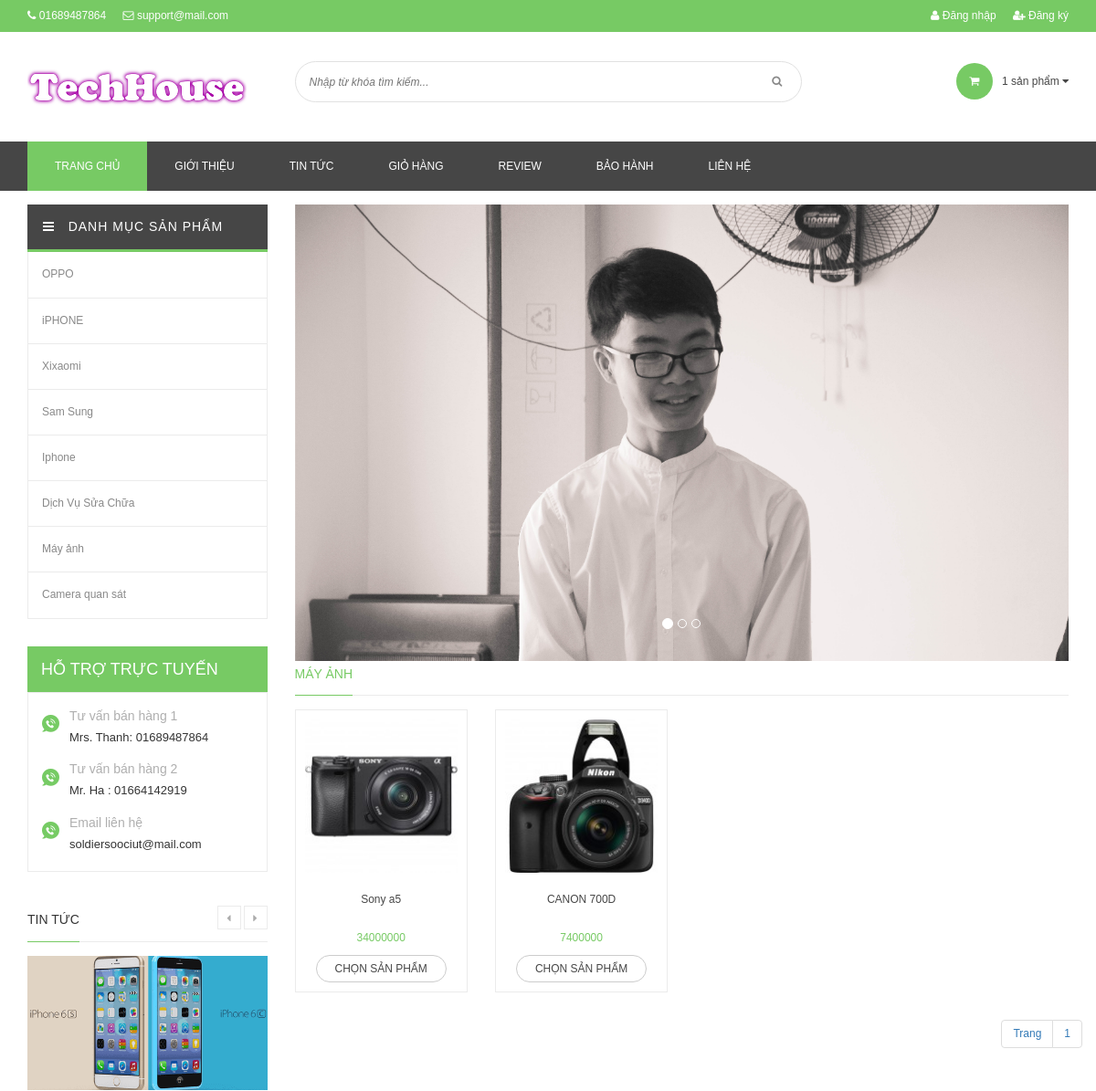
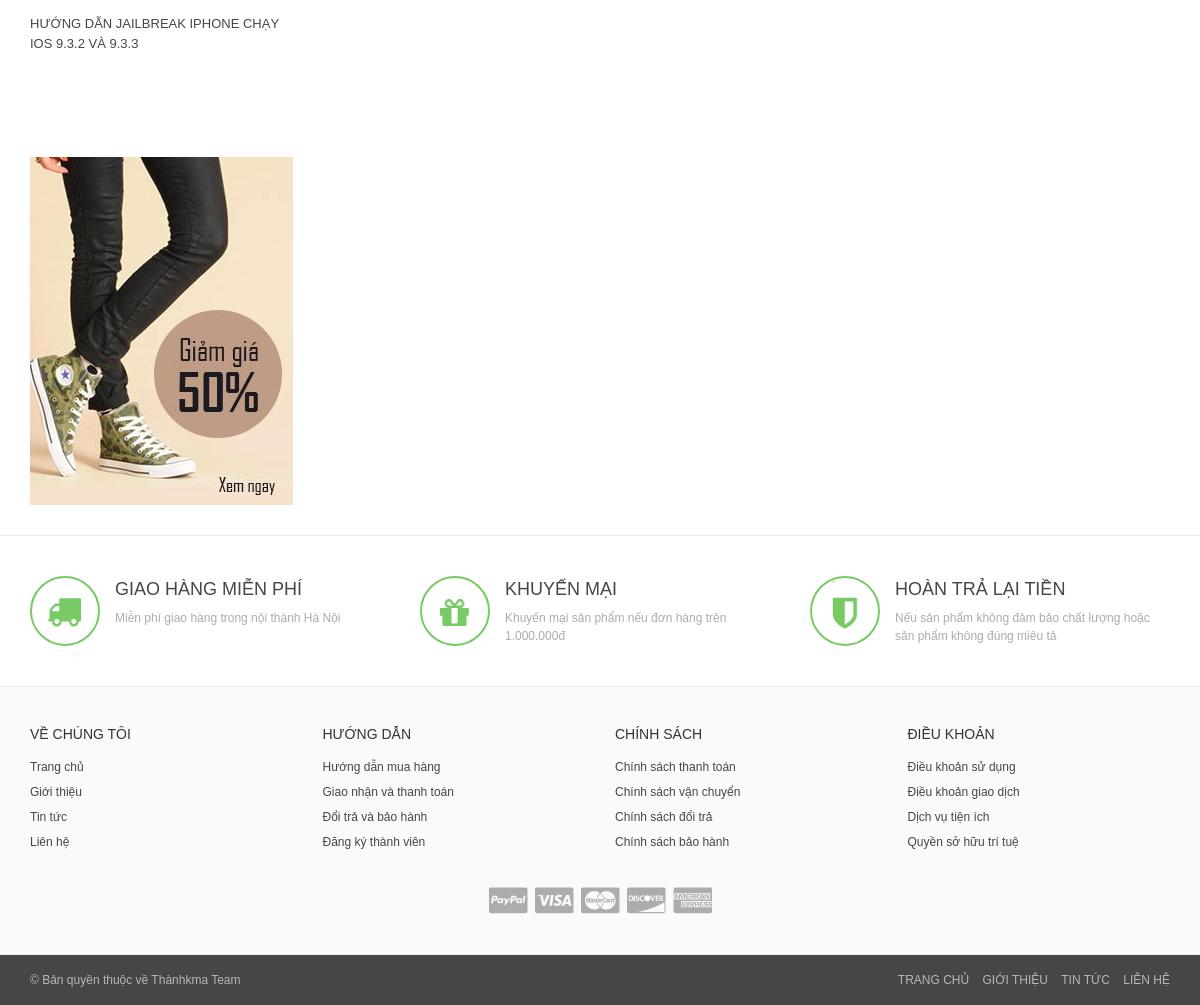
The app's page /index.php?quanly=product_category&id=4 with its own data (2 pictures, top to bottom).
### tables this page shows
CREATE TABLE `tbl_category_product` (
  `pk_category_product_id` int(11) NOT NULL,
  `c_name` varchar(255) NOT NULL,
  `c_home` int(11) NOT NULL DEFAULT '0'
);

CREATE TABLE `tbl_support` (
  `pk_support_id` int(11) NOT NULL,
  `c_name` varchar(500) NOT NULL,
  `c_contact` varchar(500) NOT NULL
);

CREATE TABLE `tbl_news` (
  `pk_news_id` int(11) NOT NULL,
  `c_name` varchar(500) NOT NULL,
  `c_description` varchar(20000) NOT NULL,
  `c_content` text NOT NULL,
  `c_img` varchar(500) NOT NULL,
  `c_hotnews` int(11) NOT NULL DEFAULT '0'
);

CREATE TABLE `tbl_adv` (
  `pk_adv_id` int(11) NOT NULL,
  `c_name` varchar(500) NOT NULL,
  `c_img` varchar(500) NOT NULL,
  `c_url` varchar(500) NOT NULL,
  `c_hotadv` int(11) NOT NULL DEFAULT '1'
);

CREATE TABLE `tbl_slide` (
  `pk_slide_id` int(11) NOT NULL,
  `c_name` varchar(200) NOT NULL,
  `c_img` varchar(1000) NOT NULL,
  `c_hotslide` int(11) NOT NULL
);

CREATE TABLE `tbl_product` (
  `pk_product_id` int(11) NOT NULL,
  `fk_category_product_id` int(11) NOT NULL,
  `c_name` varchar(500) NOT NULL,
  `c_description` varchar(2000) NOT NULL,
  `c_content` text NOT NULL,
  `c_img` varchar(500) NOT NULL,
  `c_price` int(11) NOT NULL,
  `c_hotproduct` int(11) NOT NULL DEFAULT '0'
);

### index.php (called while the page is built, shortened)
<?php
			require "frontend/layout.php";
?>

### frontend/main/hot_news.php (the view)
<?php
        $sql = "select * from tbl_news order by pk_news_id desc";
        $result = mysqli_query($con,$sql);
?>
<div class="home-blog">
  <h2 class="title"> <span>Tin tức</span></h2>
  <div class="row">
  <div class="owl-home-blog owl-home-blog-sidebar">
    <?php
                    while($row = mysqli_fetch_array($result))
                    {
               ?>
    				  <div class="item">
    					<div class="article"> <a href="index.php?quanly=news_detail&id=<?php echo $row['pk_news_id']; ?>" class="img-responsive"> <img src="admin/backend/news/upload/<?php echo $row['c_img']; ?>" alt="<?php echo $row['c_name']; ?>" title="<?php echo $row['c_name']; ?>" class="img-responsive"> </a>
    					  <div class="info">
    						<h3><a href="index.php?quanly=news_detail&id=<?php echo $row['pk_news_id']; ?>"><?php echo $row['c_name']; ?></a></h3>
    					  </div>
    					</div>
    				  </div>
            <?php } ?>
  </div>
  </div>
</div>

### frontend/main/category.php
<?php
        $sql = "select*from tbl_category_product order by pk_category_product_id desc limit 0,8";
        $result = mysqli_query($con,$sql);
  ?>
<aside class="aside-category">
  <h3><i class="fa fa-bars"></i>&nbsp;&nbsp; Danh mục sản phẩm</h3>
  <ul class="list-unstyled">
    <?php
            while ($row=mysqli_fetch_array($result)) {
    ?>
    <li ><a href="index.php?quanly=product_category&id=<?php echo $row['pk_category_product_id']; ?>"><?php echo $row['c_name']; ?></a></li>
  <?php  } ?>
  </ul>
</aside>

### frontend/main/support.php
<?php
      $sql = "select * from tbl_support order by pk_support_id limit 0,3";
      $result = mysqli_query($con,$sql);
 ?>
<div class="online_support block">
  <div class="new_title">
  <h2>Hỗ trợ trực tuyến</h2>
  </div>
  <div class="block-content">
    <?php
        while(  $row = mysqli_fetch_array($result))
        {
    ?>
  <div class="sp_1">
    <p><?php echo $row['c_name']; ?></p>
    <p><?php echo $row['c_contact']; ?></p>
  </div>
<?php  }  ?>
  </div>
</div>

### frontend/main/adv_product.php
<?php
      $sql = "select * from tbl_adv";
      $result =   mysqli_query ($con,$sql);
      $row = mysqli_fetch_array($result);
 ?>
 <a href ="<?php echo $row['c_url']; ?>" ><img src="admin/backend/adv/upload/<?php echo $row['c_img']; ?>"></a>

### frontend/main/slide.php
<?php
    $sql = "select * from tbl_slide ";
    $result = mysqli_query($con,$sql);
    $count = mysqli_num_rows($result);
 ?>
 <div id="myCarousel" class="carousel slide" data-ride="carousel">
           <ol class="carousel-indicators">
           <?php
             $n=0;
            while($n<$count)
             {
               $n++;
            ?>
             <li data-target="#myCarousel" data-slide-to="<?php echo $n-1; ?>" class="<?php echo $n==1?"active":""; ?>"></li>
             <?php } ?>
           </ol>
           <div class="carousel-inner">
               <?php
                 $n=0;
                 while($rows = mysqli_fetch_assoc($result))
                 {
                   $n++;
                ?>
        <div class="item <?php echo $n==1?"active":""; ?>" style="height: 500px;">
         <a href="index.php?quanly=slide">
           <img src="admin/backend/slide/upload/<?php echo $rows['c_img']; ?>" alt="">
         </a>
               </div>
             <?php } ?>
           </div>
           </div>

### frontend/main/product_category.php (shortened to what this page needs)
<?php
          $sql = "select c_name from tbl_category_product where pk_category_product_id='$_GET[id]'";
          $result = mysqli_query($con,$sql);
          $row_category = mysqli_fetch_array($result);
  ?>
  <?php
      $sql_loaisp="select * from tbl_product where tbl_product.fk_category_product_id='$_GET[id]'";
      $num_loaisp=mysqli_query($con,$sql_loaisp);
      $count=mysqli_num_rows($num_loaisp);
  ?>
<div class="wrapper-tab-collections" style="margin-top:0px;">
  <div class="tabs-container">
  <ul class="list-unstyled">
    <li><a href="#content-taba1" class="head-tabs head-tab1" data-src=".head-tab1">
    <h2><?php echo $row_category['c_name']; ?></h2>
    </a></li>
  </ul>
  </div>
  <div class="tabs-content row">
  <div id="content-taba4" class="content-tab content-tab-proindex">
      <?php
            if($count > 0){
              while($row_product = mysqli_fetch_array($num_loaisp))
              {
       ?>
    <div class="col-xs-6 col-md-3 col-sm-6 ">
      <div class="product-grid" id="product-1168979">
      <div class="image"> <a href="index.php?quanly=product_detail&pk_category_product_id=<?php echo $row_product['fk_category_product_id'] ?>&id=<?php echo $row_product['pk_product_id'] ?>"><img src="admin/backend/product/upload/<?php echo $row_product['c_img']; ?>" title="<?php echo $row_product['c_name']; ?>" alt="Sản phẩm 2" class="img-responsive"></a> </div>
      <div class="info">
        <h3 class="name"><a href="index.php?quanly=product_detail&pk_category_product_id=<?php echo $row_product['fk_category_product_id'] ?>&id=<?php echo $row_product['pk_product_id'] ?>"><?php echo $row_product['c_name']; ?></a></h3>
        <p class="price-box"> <span class="special-price"> <span class="price product-price"> <?php echo $row_product['c_price']; ?></span> </span> </p>
        <div class="action-btn">
        <form action="cart/add" method="post" enctype="multipart/form-data" id="product-actions-1168979">
          <a href="index.php?quanly=product_detail&pk_category_product_id=<?php echo $row_product['fk_category_product_id'] ?>&id=<?php echo $row_product['pk_product_id'] ?>" class="button">Chọn sản phẩm</a>
        </form>
        </div>
      </div>
      </div>
    </div>
    <?php
      }
    }else {
      echo "<h2> Hiện chưa có sản phẩm nào ??? </h2>";
    }
     ?>
         <ul class="pagination pull-right" style="margin-top: 0px !important">
           <li><a href="#">Trang</a></li>
                       <li><a href="index.php?quanly=product_category&trang=">1</a></li>
             </ul>

### public1/frontend/100/047/633/themes/517833/assets/responsive221b.css (style rules this page uses)
@media screen and (min-width:480px) { img.img-responsive { padding:0px } }

### public1/frontend/100/047/633/themes/517833/assets/styles.scss221b.css (style rules this page uses)
a { color:#464646 }
ul { margin-bottom:0 }
.fa { line-height:inherit }
.button { color:#fff;outline:none;text-decoration:none;border:0;display:inline-block;background:#77ca64;padding:7px;text-transform:uppercase;line-height:12px }
body { font-family:'Arial';font-weight:400;font-size:12px;margin:0 }
.aside-category { position:relative }
.aside-category h3 { color:#fff;background-color:#464646;letter-spacing:1px;padding:17px;font-size:14px;text-transform:uppercase;border-bottom:solid 3px #77ca64;margin:0 }
.aside-category ul li { border-left:solid 1px #ebebeb;border-right:solid 1px #ebebeb;border-bottom:solid 1px #ebebeb }
.aside-category ul li a { display:block;padding:16px 15px;color:#898989 }
.three-banner,.special-collection,.wrapper-tab-collections,.widebanner,.home-blog,.privacy,.brands,.sidebar .one-block { margin-top:30px }
.wrapper-tab-collections .tabs-container ul li { display:inline-block;margin-right:15px }
.wrapper-tab-collections .tabs-container ul { border-bottom:solid 1px #ebebeb }
.wrapper-tab-collections .tabs-container ul li a h2 { display:block;margin:0;padding:7px 0 15px;text-transform:uppercase;font-size:14px }
.wrapper-tab-collections .tabs-container ul li a.active h2 { color:#77ca64;position:relative }
.wrapper-tab-collections .tabs-container ul li a.active h2:after { content:"";position:absolute;width:100%;height:1px;background-color:#77ca64;bottom:-1px;left:0 }
.tabs-container { margin-bottom:15px }
.product-grid { border:solid 1px #ebebeb;text-align:center;margin-bottom:30px }
.product-grid .info { padding:10px }
.product-grid .image a img { display:inline-block;padding:10px }
.product-grid .info .name { text-align:center;margin:0;margin-bottom:7px;font-size:12px;height:36px;overflow:hidden;line-height:18px;word-wrap:break-word }
.product-grid .info .price,.product-list .info .price { text-align:center;color:#77ca64;margin-bottom:15px }
.product-grid .info .action-btn .button,.product-list .info .action-btn .button { background-color:transparent;border:solid 1px #ccc;border-radius:30px;padding:8px 20px;color:#464646 }
.home-blog .title,.brands .title { margin:0;margin-bottom:15px;border-bottom:solid 1px #ebebeb }
.home-blog .title span,.brands .title span { display:inline-block;text-transform:uppercase;padding:7px 0 15px;font-size:14px;position:relative }
.home-blog .title span:after,.brands .title span:after { content:"";position:absolute;display:block;width:100%;height:1px;background-color:#77ca64;bottom:-1px;left:0 }
.home-blog .article { padding:0 15px }
.home-blog .article .info h3 { margin:15px 0 10px;text-transform:uppercase;font-size:13px;line-height:20px }
.pagination { margin:50px 0 0;display:block;text-align:right }
.index .image { text-align:center }
.action-btn { text-align:center }
.content-tab-proindex { display:inline-block;position:relative;width:100% }
.sp_1,.sp_2 { background:url("../../197722/assets/support-online7793.png?1478832618263") left center no-repeat }
.online_support { margin-top:30px }
.online_support .block-content div p:first-child { color:#AFAFAF;margin:0;font-size:14px;line-height:30px }
.online_support h2 { margin:0;padding:0 0 0 15px;height:50px;line-height:50px;font-size:18px;color:#fff;text-transform:uppercase;background:#77ca64 }
.online_support .block-content { padding:10px 0;border:#ebebeb 1px solid }
.online_support .block-content div { padding-left:30px;margin-left:15px;font-size:13px }
.price.product-price { font-size:12px !important }
.info h3 a { word-wrap:break-word }

### records on screen
tbl_category_product: c_name "OPPO"
tbl_category_product: c_name "iPHONE"
tbl_category_product: c_name "Xixaomi"
tbl_category_product: c_name "Sam Sung"
tbl_category_product: c_name "Iphone"
tbl_category_product: c_name "Dịch Vụ Sửa Chữa"
tbl_category_product: c_name "Máy ảnh", c_name "MÁY ẢNH"
tbl_category_product: c_name "Camera quan sát"
tbl_support: c_name "Tư vấn bán hàng 1", c_contact "Mrs. Thanh: 01689487864"
tbl_support: c_name "Tư vấn bán hàng 2", c_contact "Mr. Ha : 01664142919"
tbl_support: c_name "Email liên hệ", c_contact "soldiersoociut@mail.com"
tbl_news: c_img (picture), c_name "HƯỚNG DẪN JAILBREAK IPHONE CHẠY IOS 9.3.2 VÀ 9.3.3"
tbl_adv: c_img (picture)
tbl_slide: c_img (picture)
tbl_product: c_img (picture), c_name "Sony a5", c_price "34000000"
tbl_product: c_img (picture), c_name "CANON 700D", c_price "7400000"
